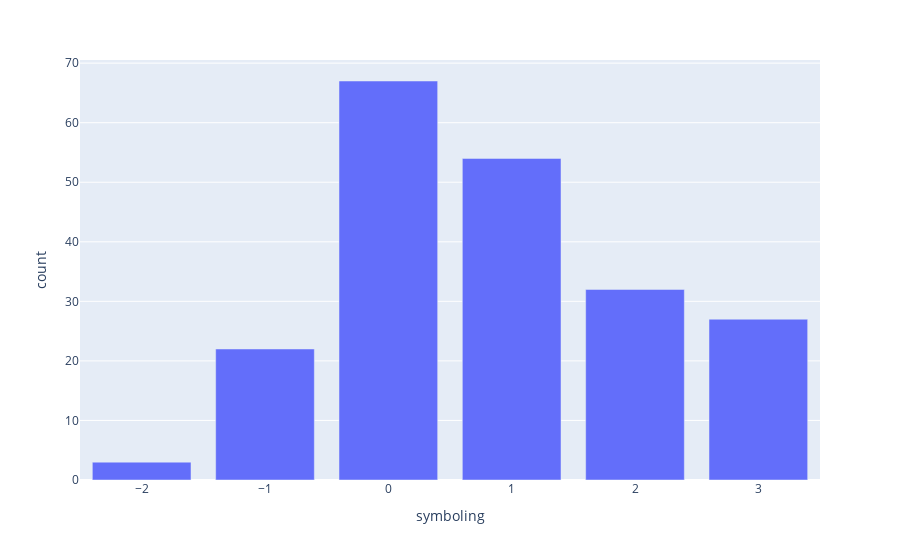

The cell this chart's notebook holds for it:
### Code cell
px.bar(car['symboling'].value_counts(),y='count')

### Figure 1 — Plotly figure (JSON) as saved in the notebook; plotly's stock layout.template omitted (floating-point values rounded to 4 significant figures)
{"data": [{"alignmentgroup": "True", "hovertemplate": "symboling=%{x}<br>count=%{y}<extra></extra>", "legendgroup": "", "marker": {"color": "#636efa", "pattern": {"shape": ""}}, "name": "", "offsetgroup": "", "orientation": "v", "showlegend": false, "textposition": "auto", "type": "bar", "x": [0, 1, 2, 3, -1, -2], "xaxis": "x", "y": [67, 54, 32, 27, 22, 3], "yaxis": "y"}], "layout": {"autosize": true, "barmode": "relative", "legend": {"tracegroupgap": 0}, "margin": {"t": 60}, "xaxis": {"anchor": "y", "autorange": true, "domain": [0, 1], "range": [-2.5, 3.5], "title": {"text": "symboling"}, "type": "linear"}, "yaxis": {"anchor": "x", "autorange": true, "domain": [0, 1], "range": [0, 70.53], "title": {"text": "count"}, "type": "linear"}}}
